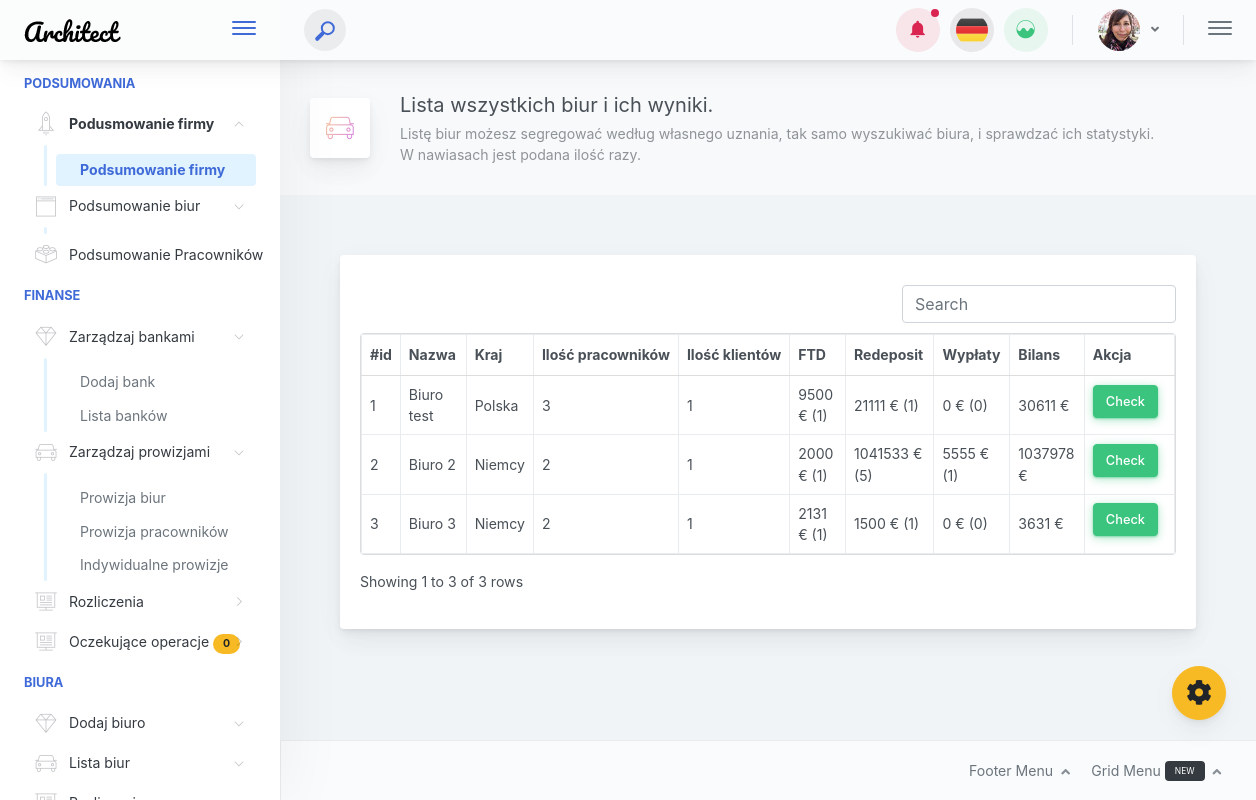
The page /crm/OfficeList on the database its author committed.
### crm/models.py (models this page shows, shortened)
class Office(models.Model):
    name = models.CharField(max_length=64)
    country = models.CharField(max_length=64)
    @property
    def employee_count(self):
        emplo_office_stats = Employee.objects.filter(office_id=self).count()
        if emplo_office_stats is None:
            emplo_office_stats = 0
        return emplo_office_stats
    @property
    def client_count(self):
        client_office_stats = Client.objects.filter(office_id=self).filter(active=True).count()
        if client_office_stats is None:
            client_office_stats = 0
        return client_office_stats
    @property
    def client_ammount_ftd(self):
        ftd_office_stats = Operation.objects.filter(
            client__office_id=self).filter(status_id=5).filter(type_id=4).aggregate(Sum('cash')).get('cash__sum')
        if ftd_office_stats is None:
            ftd_office_stats = 0
        return ftd_office_stats
    @property
    def client_ammount_redepo(self):
        redepo_office_stats = Operation.objects.filter(
            client__office_id=self).filter(status_id=5).filter(type_id=2).aggregate(Sum('cash')).get('cash__sum')
        if redepo_office_stats is None:
            redepo_office_stats = 0
        return redepo_office_stats
    @property
    def client_ammount_wd(self):
        wd_office_stats = Operation.objects.filter(
            client__office_id=self).filter(status_id=5).filter(type_id=3).aggregate(Sum('cash')).get('cash__sum')
        if wd_office_stats is None:
            wd_office_stats = 0
        return wd_office_stats
    @property
    def client_ammount_bilans(self):
        depo = Operation.objects.filter(
            client__office_id=self).filter(status_id=5).aggregate(Sum('cash')).get('cash__sum')
        wd = Operation.objects.filter(
            client__office_id=self).filter(status_id=5).filter(type_id=3).aggregate(Sum('cash')).get('cash__sum')
        if depo is None:
            depo = 0
        if wd is None:
            wd = 0
        return depo - (2 * wd)
    @property
    def office_client_ammount_ftd_count(self):
        ftd_office_stats = Operation.objects.filter(
            client__office_id=self).filter(status_id=5).filter(type_id=4).count()
        if ftd_office_stats is None:
            ftd_office_stats = 0
        return ftd_office_stats
    @property
    def office_client_ammount_redepo_count(self):
        redepo_office_stats = Operation.objects.filter(
            client__office_id=self).filter(status_id=5).filter(type_id=2).count()
        if redepo_office_stats is None:
            redepo_office_stats = 0
        return redepo_office_stats
    @property
    def office_client_ammount_wd_count(self):
        wd_office_stats = Operation.objects.filter(
            client__office_id=self).filter(status_id=5).filter(type_id=3).count()
        if wd_office_stats is None:
            wd_office_stats = 0
        return wd_office_stats

### crm/views.py (the view)
# urls.py: path('OfficeList', views.office_list, name='office_list'),
def office_list(request):
    operation = Operation.objects.all().filter(status_id=1)
    office = Office.objects.all()
    return render(request, 'office_list.html', {'office': office, 'operation': operation})

### crm/templatetags/extra_tags.py (called while the page is built)
@register.simple_tag
def pending_aproved():
    return Operation.objects.filter(status_id=1).count()

### templates/office_list.html (shortened to what this page needs)
{%  extends 'masterpage.html' %}
{% load static %}
{% block mainblock %}
    <div class="app-page-title">
                        <div class="page-title-wrapper">
                            <div class="page-title-heading">
                                <div class="page-title-icon">
                                    <i class="pe-7s-car icon-gradient bg-mean-fruit"></i>
                                </div>
                                <div>Lista wszystkich biur i ich wyniki.
                                    <div class="page-title-subheading">Listę biur możesz segregować według własnego uznania, tak samo wyszukiwać biura, i sprawdzać ich statystyki.
                                        <br> W nawiasach jest podana ilość razy. <br>
                                    </div>
                                </div>
                            </div>
                        </div>
    </div>
<div class="app-main__inner">
    <div class="main-card mb-3 card">
                        <div class="card-body">
                            <table style="width: 100%;" class="table table-bordered table-hover"
                            data-toggle="table"
                            data-pagination="true"
                            data-search="true"
                            data-loading="true"
                            data-show-export="true">
                                <thead>
                                <tr>
                                    <th>#id</th>
                                    <th>Nazwa</th>
                                    <th>Kraj</th>
                                    <th>Ilość pracowników</th>
                                    <th>Ilość klientów</th>
                                    <th>FTD</th>
                                    <th>Redeposit</th>
                                    <th>Wypłaty</th>
                                    <th>Bilans</th>
                                    <th>Akcja</th>
                                </tr>
                                </thead>
                                <tbody>
                                {%  for c in office %}
                                <tr>
                                    <td>{{ c.id }}</td>
                                    <td>{{ c.name }}</td>
                                    <td>{{ c.country }}</td>
                                    <td>{{ c.employee_count }}</td>
                                    <td>{{ c.client_count }}</td>
                                    <td>{{ c.client_ammount_ftd }} € ({{ c.office_client_ammount_ftd_count }})</td>
                                    <td>{{ c.client_ammount_redepo }} € ({{ c.office_client_ammount_redepo_count }})</td>
                                    <td>{{ c.client_ammount_wd }} € ({{ c.office_client_ammount_wd_count }})</td>
                                    <td>{{ c.client_ammount_bilans }} €</td>
                                    <td>
                                        <form method="POST">
                                            <button type="submit" class="mb-2 mr-2 btn btn-shadow btn-success">Check
                                            </button>
                                        </form>
                                    </td>
                                    {% endfor %}
                                </tr>
                                </tbody>
                            </table>
                        </div>
                    </div>
                </div>
{% endblock %}

### rows shown on the page
Office: id "1", name "Biuro test", country "Polska", employee_count "3", client_count "1", client_ammount_ftd "9500", office_client_ammount_ftd_count "1", client_ammount_redepo "21111", office_client_ammount_redepo_count "1", client_ammount_wd "0", office_client_ammount_wd_count "0", client_ammount_bilans "30611"
Office: id "2", name "Biuro 2", country "Niemcy", employee_count "2", client_count "1", client_ammount_ftd "2000", office_client_ammount_ftd_count "1", client_ammount_redepo "1041533", office_client_ammount_redepo_count "5", client_ammount_wd "5555", office_client_ammount_wd_count "1", client_ammount_bilans "1037978"
Office: id "3", name "Biuro 3", country "Niemcy", employee_count "2", client_count "1", client_ammount_ftd "2131", office_client_ammount_ftd_count "1", client_ammount_redepo "1500", office_client_ammount_redepo_count "1", client_ammount_wd "0", office_client_ammount_wd_count "0", client_ammount_bilans "3631"
